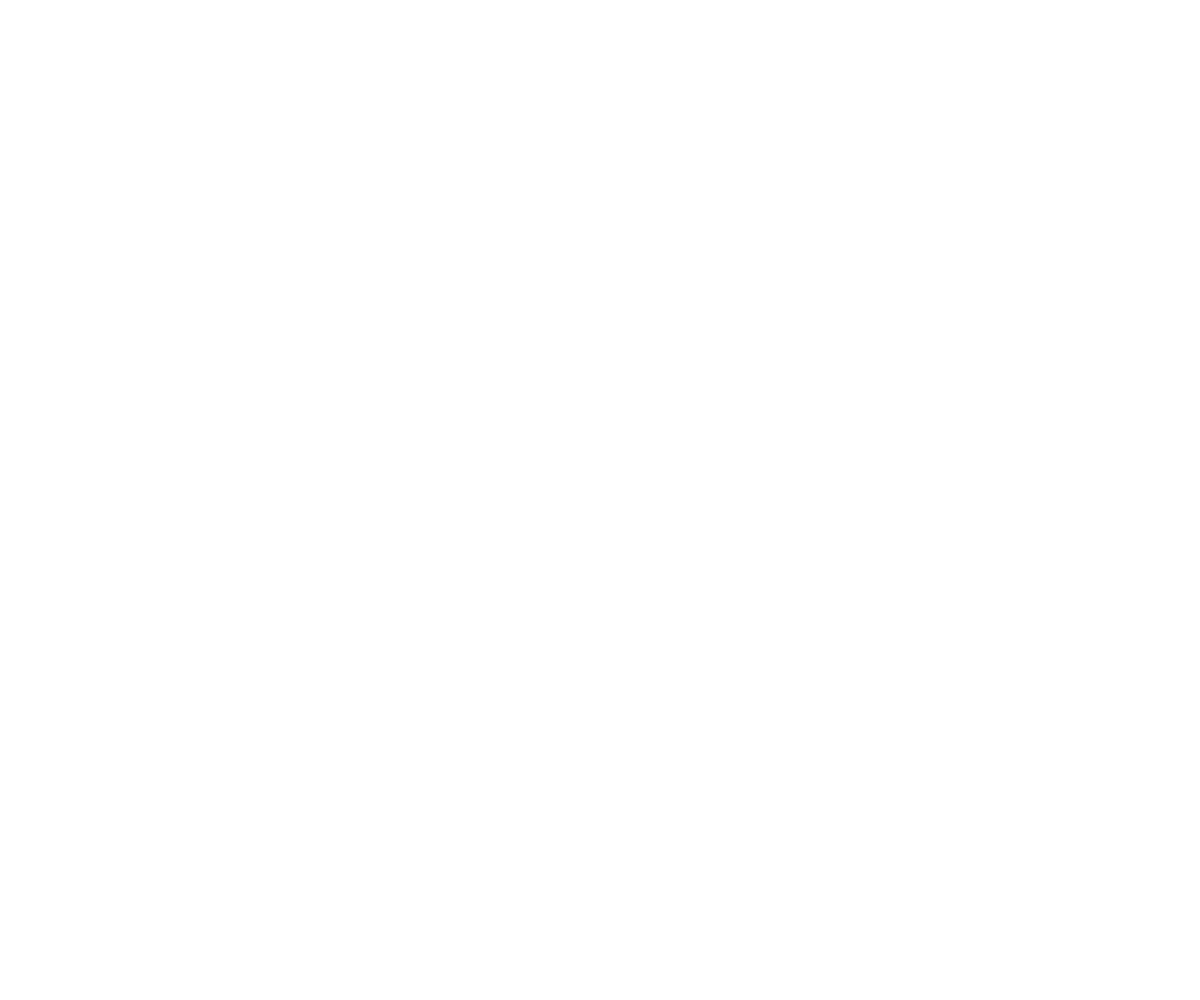
Frame 1 (no input)
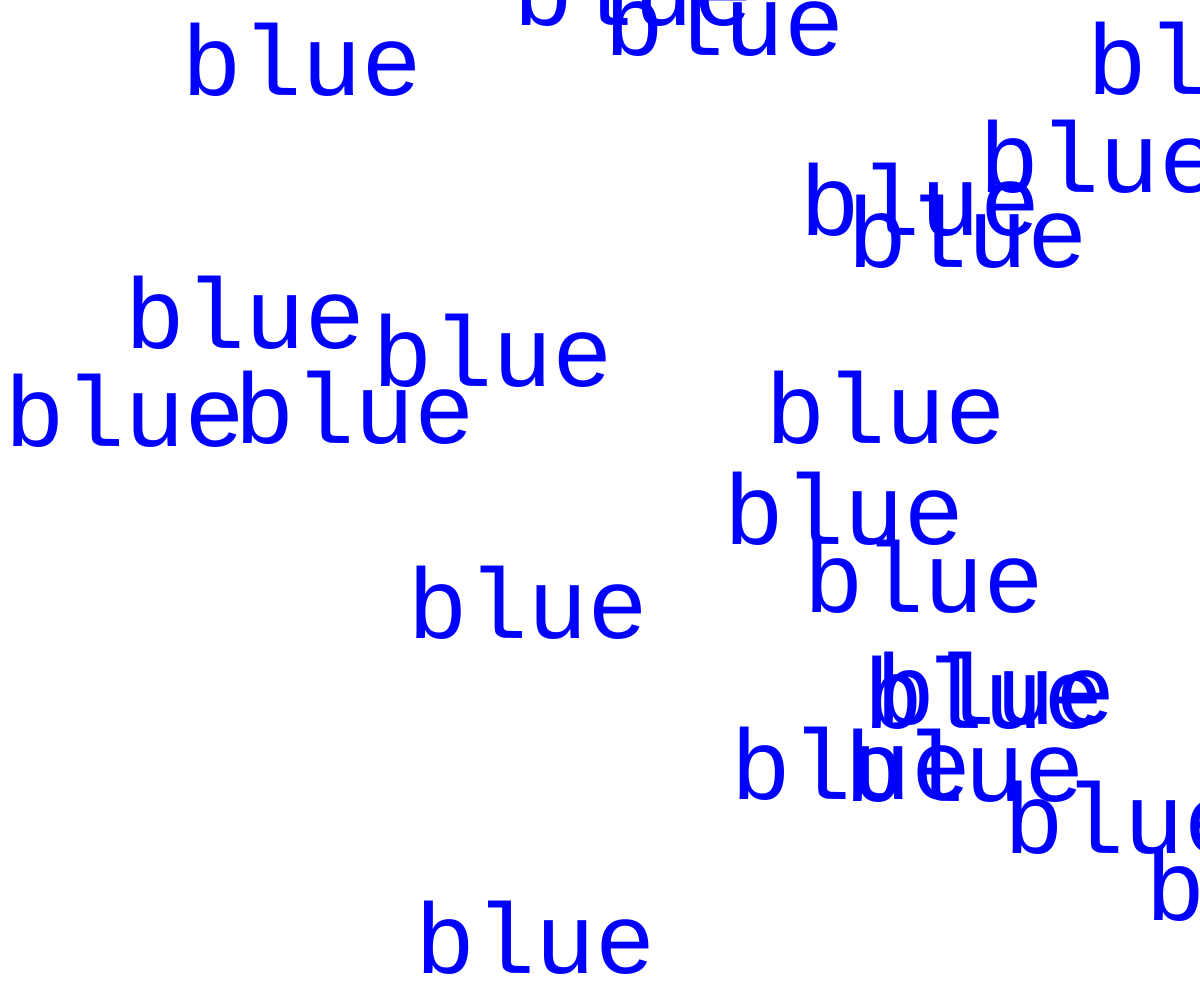
Frame 60 (no input)
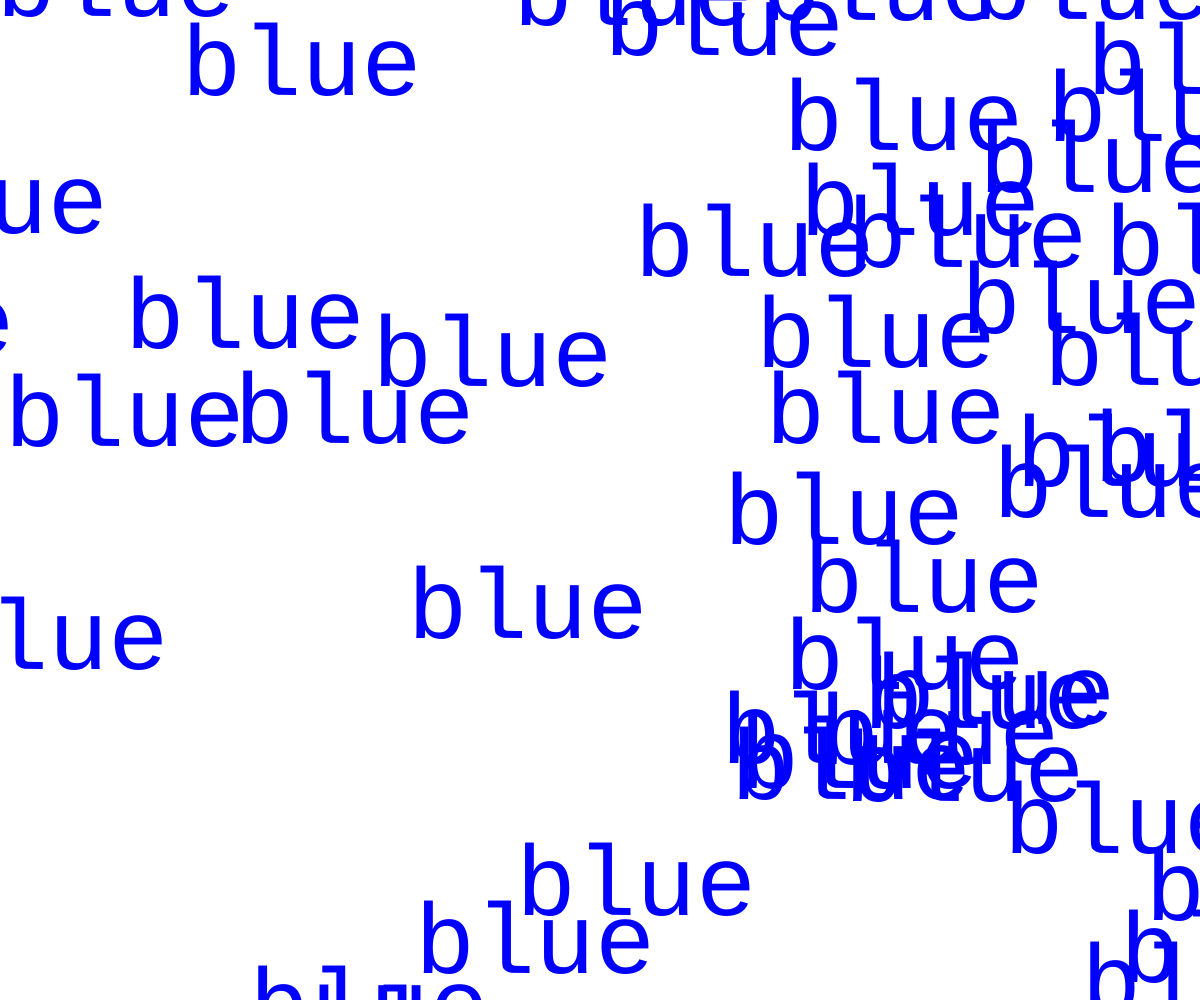
Frame 120 (the mouse pressed at the canvas centre since frame 60)

The p5.js sketch that drew these frames (run headless with seeded random() and noise() and a simulated clock; from frame 60 on, the mouse is pressed at the canvas centre):

// p5.js sketch
// ── sketch.js
//introduce global variables 
var mirrorText; 
var mirrorShadow;
var index;
var drawCount;

function setup() {
 mirrorText = "blue";
 //split the text into units
 mirrorShadow = mirrorText.split(" ")
 // build a canvas
 createCanvas(windowWidth, windowHeight);
 //use a font
 textFont("courier", 100);
 //give index initial value
 index = 0;
 //frameRate(6);
 // give a initial value to drawCount
 drawCount = 0;
}

function draw() {
  // clean the screen at beginning of each draw
  //background(255);
  // put drawing code here
  // we need a color for the text
  fill(0,0,255);
  // center the text
  translate(windowWidth/2,windowHeight/2);
  textAlign(CENTER);
  text(mirrorShadow[index], random(-1000,1000), random(-1000,1000))
  drawCount = drawCount + 1;

  //moudulus (if drawCount divided by some number has a 0 reminder)
  if (drawCount % 6 == 0){
       index = index + 1;
 

  if (index >= mirrorShadow.length) {
  	index = 0;
   }
 }
}
